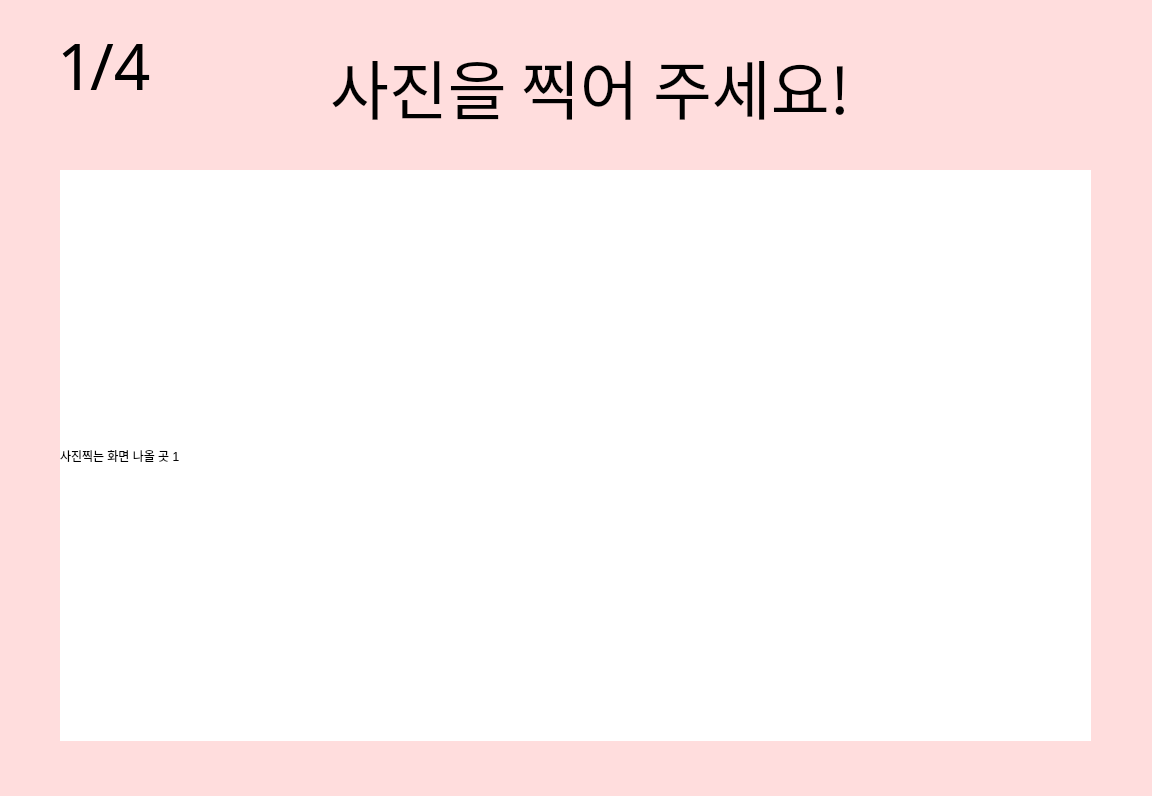
<?xml version="1.0" encoding="UTF-8"?>
<ui version="4.0">
 <class>Form</class>
 <widget class="QWidget" name="Form">
  <property name="geometry">
   <rect>
    <x>0</x>
    <y>0</y>
    <width>1152</width>
    <height>796</height>
   </rect>
  </property>
  <property name="windowTitle">
   <string>Form</string>
  </property>
  <property name="styleSheet">
   <string notr="true">background-color: rgb(255, 221, 221);</string>
  </property>
  <widget class="QLabel" name="label">
   <property name="geometry">
    <rect>
     <x>330</x>
     <y>30</y>
     <width>601</width>
     <height>111</height>
    </rect>
   </property>
   <property name="font">
    <font>
     <family>강원교육모두 Bold</family>
     <pointsize>48</pointsize>
     <weight>50</weight>
     <bold>false</bold>
    </font>
   </property>
   <property name="text">
    <string>사진을 찍어 주세요!</string>
   </property>
  </widget>
  <widget class="QLabel" name="pictureStreaming">
   <property name="geometry">
    <rect>
     <x>60</x>
     <y>170</y>
     <width>1031</width>
     <height>571</height>
    </rect>
   </property>
   <property name="styleSheet">
    <string notr="true">background-color: rgb(255, 255, 255);</string>
   </property>
   <property name="text">
    <string>사진찍는 화면 나올 곳 1</string>
   </property>
  </widget>
  <widget class="QLabel" name="timer">
   <property name="geometry">
    <rect>
     <x>1000</x>
     <y>30</y>
     <width>120</width>
     <height>120</height>
    </rect>
   </property>
   <property name="font">
    <font>
     <family>강원교육모두 Bold</family>
     <pointsize>48</pointsize>
    </font>
   </property>
   <property name="text">
    <string/>
   </property>
  </widget>
  <widget class="QLabel" name="label_3">
   <property name="geometry">
    <rect>
     <x>90</x>
     <y>20</y>
     <width>70</width>
     <height>90</height>
    </rect>
   </property>
   <property name="font">
    <font>
     <family>강원교육모두 Bold</family>
     <pointsize>48</pointsize>
    </font>
   </property>
   <property name="styleSheet">
    <string notr="true">background-color: rgba(255, 255, 255, 0);</string>
   </property>
   <property name="text">
    <string>/4</string>
   </property>
  </widget>
  <widget class="QLabel" name="cnt">
   <property name="geometry">
    <rect>
     <x>57</x>
     <y>20</y>
     <width>30</width>
     <height>90</height>
    </rect>
   </property>
   <property name="font">
    <font>
     <family>강원교육모두 Bold</family>
     <pointsize>48</pointsize>
    </font>
   </property>
   <property name="styleSheet">
    <string notr="true">background-color: rgba(255, 255, 255, 0);</string>
   </property>
   <property name="text">
    <string>1</string>
   </property>
  </widget>
 </widget>
 <resources/>
 <connections/>
 <slots>
  <slot>changePage()</slot>
 </slots>
</ui>
